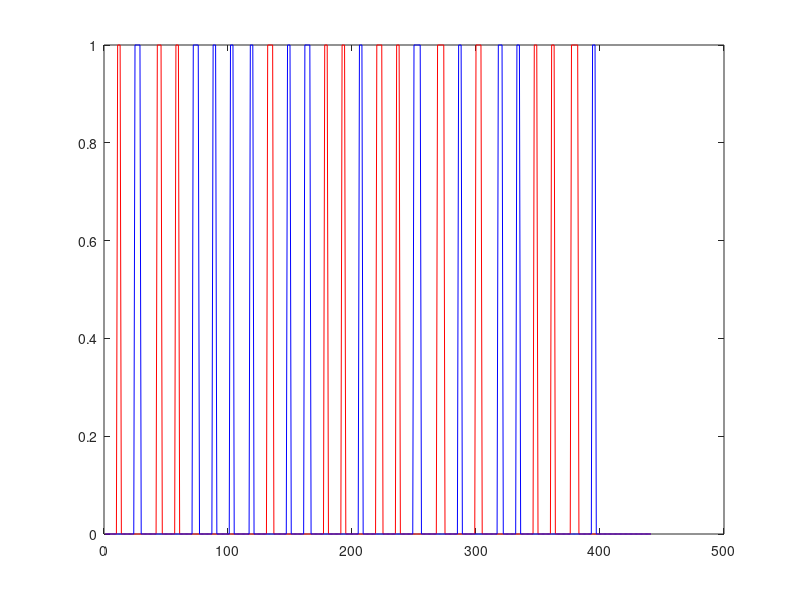

Write the MATLAB code that produced this figure.
clear all
clc
close all

numEvents = 13;

minRest = 11;
maxRest = 13;

minActivity = 3;
maxActivity = 6;

allRandomDurations1 = zeros(103,numEvents);
allRandomDurations2 = zeros(103,numEvents);

allRandomOnsets1 = zeros(103,numEvents);
allRandomOnsets2 = zeros(103,numEvents);

allsts = zeros(103,1);

for subject = 1:103
    
    randomDurations1 = zeros(numEvents,1);
    randomDurations2 = zeros(numEvents,1);
    
    randomOnsets1 = zeros(numEvents,1);
    randomOnsets2 = zeros(numEvents,1);
    
    regressor1Events = 1;
    regressor2Events = 1;
    previousOnset = 0;
    previousActivity = 0;
    
    for event = 1:(numEvents*2)
        
        % All regressor 1 events have been set, the rest is regressor 2
        if (regressor1Events > numEvents)
            regressor = 2;
            % All regressor 2 events have been set, the rest is regressor 1
        elseif (regressor2Events > numEvents)
            regressor = 1;
        else
            % Randomly pick regressor 1 or 2
            regressor = randi(2);
        end
        
        if regressor == 1
            randomOnsets1(regressor1Events) = previousOnset + previousActivity + max(randi(maxRest),minRest);
            randomDurations1(regressor1Events) = max(randi(maxActivity),minActivity);
            previousOnset = randomOnsets1(regressor1Events);
            previousActivity = randomDurations1(regressor1Events);
            regressor1Events = regressor1Events + 1;
        elseif regressor == 2
            randomOnsets2(regressor2Events) = previousOnset + previousActivity + max(randi(maxRest),minRest);
            randomDurations2(regressor2Events) = max(randi(maxActivity),minActivity);
            previousOnset = randomOnsets2(regressor2Events);
            previousActivity = randomDurations2(regressor2Events);
            regressor2Events = regressor2Events + 1;
        end
        
    end
    
    sts(subject) = max(max(randomOnsets1(:)),max(randomOnsets2(:)));
    
    temp1 = zeros(441,1);
    temp2 = zeros(441,1);
    
    for event = 1:numEvents
        for t = 0:(randomDurations1(event)-1)
            temp1(randomOnsets1(event)+t) = 1;
        end
        for t = 0:(randomDurations2(event)-1)
            temp2(randomOnsets2(event)+t) = 1;
        end
    end
    
    figure(1)
    plot(temp1,'r')
    hold on
    plot(temp2,'b')
    hold off
    drawnow
    pause(0.1)

    allRandomOnsets1(subject,:) = randomOnsets1;
    allRandomOnsets2(subject,:) = randomOnsets2;
    
    allRandomDurations1(subject,:) = randomDurations1;
    allRandomDurations2(subject,:) = randomDurations2;
    
end

save('randomDifferenceEventsOuluAllSubjects.mat','allRandomOnsets1','allRandomOnsets2','allRandomDurations1','allRandomDurations2')


